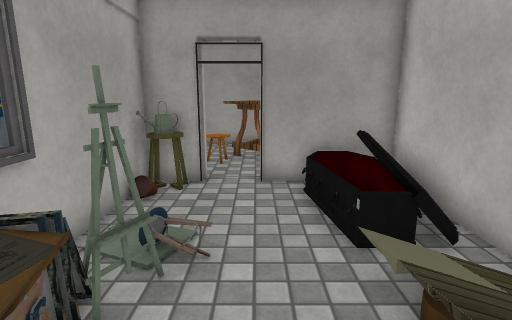
[1] (above)

12 first-person views from a walk through a 3-D level made in the Unity game engine. The camera is 1.4 m above the floor, tilts 12° down and sees 80° across. The floor is counted in squares, 0.5 m on a side. Each view is taken from the middle of a square. On the plan, view 1 faces up. The plan holds only what a view shows up to about 20 squares ahead; the rest is blank. The place goes on beyond the plan. The player is left out. Door leaves are left out, so doorways stand open. Some surface patterns are stand-ins.

[2]
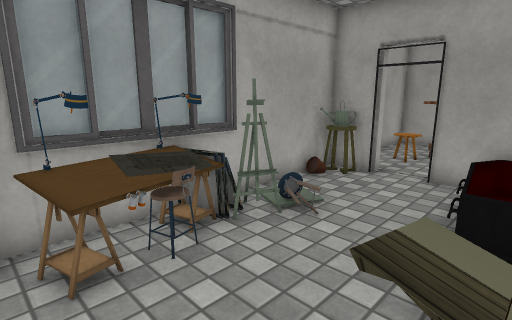

[3]
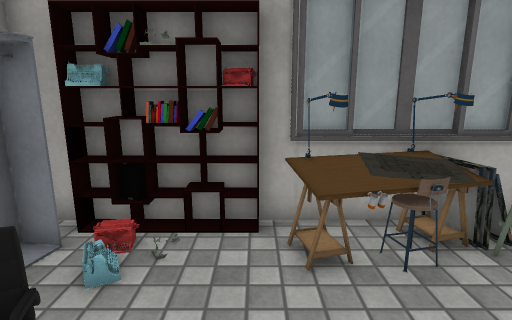

[4]
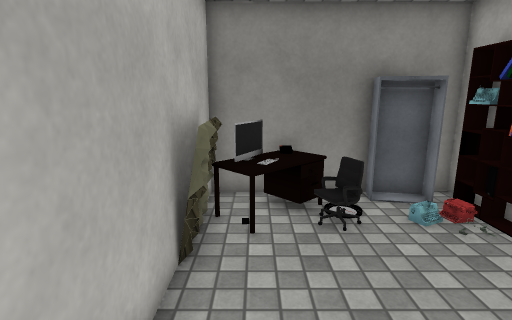

[5]
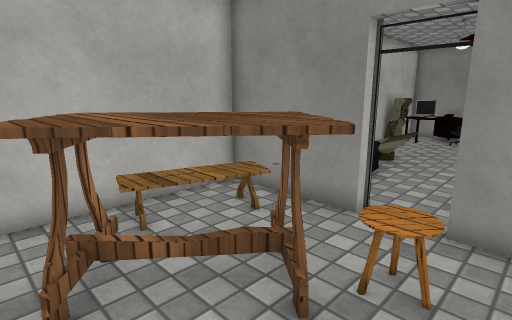

[6]
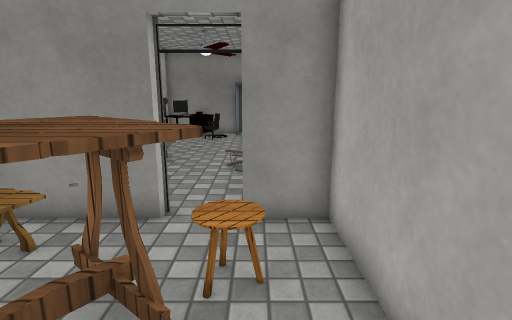

[7]
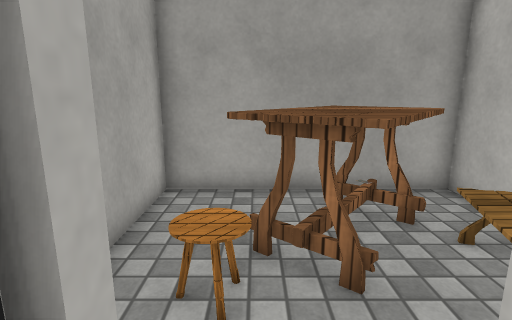

[8]
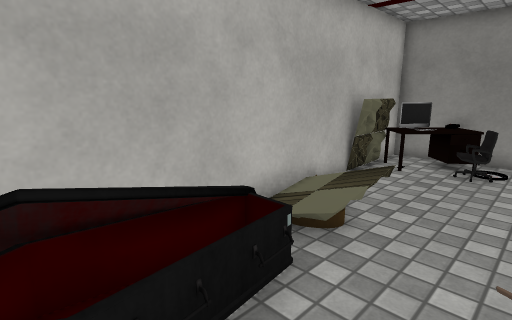

[9]
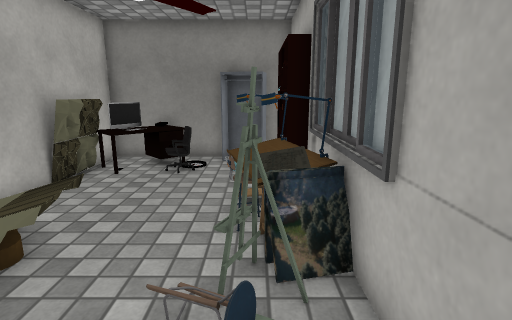

[10]
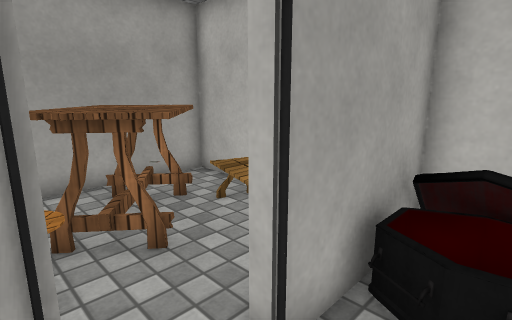

[11]
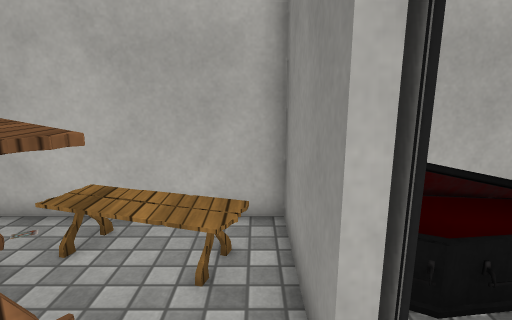

[12]
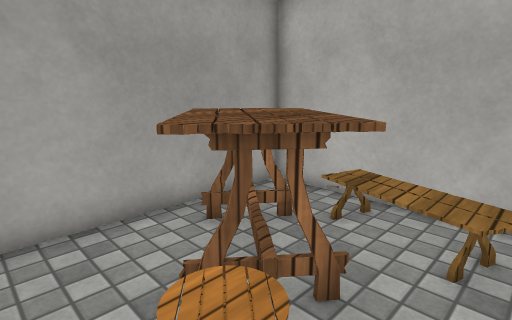

### Floor plan
Key: @ floor where view 1 was taken; # wall or solid block; x gap in a wall; . main floor; : floor 0.25 m higher than the main floor; / step, stairs or slope; D open door; = window, fence, low wall or low ledge; ^ raised ledge; T table; S stool; C coffin; H shelf; A chair; L closet; E desk; M computer; O other object.
Columns run from 4 left of view 1 to 5 right of it. Each row starts with its distance up from view 1.
 18 ########
 17 #....T  #
 16 #...TTTT#
 15 #..TTTTT #
 14 #..TTTTO #
 13 #.SSTT.O.#
 12 #.SS...O.#
 11 #..D.....#
 10 ###Dx#####
  9 ##O....CC#
  8 # .....C #
  7 #......C:#
  6 #......C.#
  5 #  ....C #
  4 #=#...:: #
  3 #^=...//#
  2 ##^=..=:#
  1 #^^=....#
  0 ###=@...#
 -1 #H......#
 -2 #H......#
 -3 #H...OEE##
 -4 ##...AMM##
 -5 #HLL.EEM.#
 -6 ##########

Where each view was taken, in squares from view 1:
view 1: 0 up, 0 right, facing up
view 2: 1 down, 3 right, facing up-left
view 3: 1 down, 3 right, facing left
view 4: 4 up, 3 right, facing down
view 5: 17 up, 3 left, facing down-right
view 6: 17 up, 2 left, facing down
view 7: 9 up, 1 left, facing up
view 8: 9 up, 1 left, facing down-right
view 9: 8 up, 2 left, facing down
view 10: 8 up, 2 left, facing up-right
view 11: 11 up, 2 left, facing right
view 12: 11 up, 3 left, facing up-right
